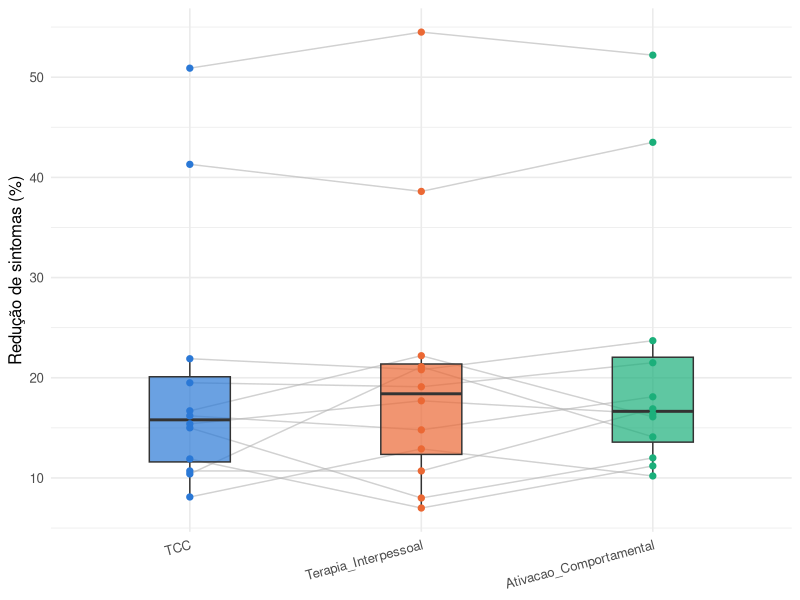
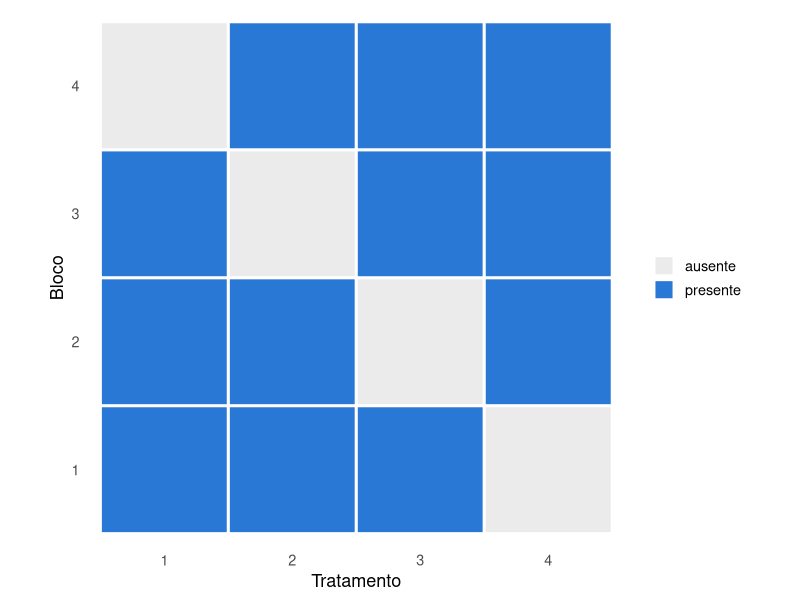

Source code (R) for these figures, in order:
## ---- chunk 1
options(html.tag.transform.rmarkdown = TRUE)
knitr::opts_chunk$set(echo = TRUE, warning = FALSE, message = FALSE, fig.retina = 2)
suppressPackageStartupMessages({
  library(tidyverse)
  library(kableExtra)
  library(broom)
})
## ---- chunk 2
set.seed(2026)
n_pac <- 12
tecnicas <- c("TCC", "Terapia_Interpessoal", "Ativacao_Comportamental")
efeito_pac <- rexp(n_pac, rate = 1 / 8)
efeito_tec <- c(TCC = 2, Terapia_Interpessoal = 0, Ativacao_Comportamental = 4)

dados_terapia <- expand_grid(paciente = 1:n_pac, tecnica = tecnicas) %>%
  mutate(
    tecnica = factor(tecnica, levels = tecnicas),
    reducao = round(5 + efeito_pac[paciente] + efeito_tec[as.character(tecnica)] +
                     rexp(n(), rate = 1 / 2), 1)
  )

mat <- dados_terapia %>%
  pivot_wider(names_from = tecnica, values_from = reducao) %>%
  select(-paciente) %>% as.matrix()

friedman.test(mat)
## ---- chunk 3
ranks <- t(apply(mat, 1, rank))
tibble(Técnica = colnames(mat), `Soma de postos` = colSums(ranks)) %>%
  kable(format = "html") %>% kable_styling(font_size = 20, full_width = FALSE)
## ---- chunk 4
pal_blocos <- c("#2a78d6", "#eb6834", "#1baf7a")
ggplot(dados_terapia, aes(x = tecnica, y = reducao)) +
  geom_line(aes(group = paciente), color = "grey70", alpha = 0.6) +
  geom_boxplot(aes(fill = tecnica), width = 0.35, alpha = 0.7, outlier.shape = NA) +
  geom_point(aes(color = tecnica), size = 1.8) +
  scale_fill_manual(values = pal_blocos, guide = "none") +
  scale_color_manual(values = pal_blocos, guide = "none") +
  labs(x = NULL, y = "Redução de sintomas (%)") +
  theme_minimal(base_size = 12) +
  theme(axis.text.x = element_text(angle = 15, hjust = 1))
## ---- chunk 5
tribble(
  ~Bloco, ~Tratamentos,
  1, "1, 2, 3",
  2, "1, 2, 4",
  3, "1, 3, 4",
  4, "2, 3, 4"
) %>%
  kable(format = "html") %>% kable_styling(font_size = 20, full_width = FALSE)
## ---- chunk 6
incidencia <- tribble(
  ~Bloco, ~Tratamento, ~presente,
  1,1,1, 1,2,1, 1,3,1, 1,4,0,
  2,1,1, 2,2,1, 2,3,0, 2,4,1,
  3,1,1, 3,2,0, 3,3,1, 3,4,1,
  4,1,0, 4,2,1, 4,3,1, 4,4,1
) %>% mutate(Bloco = factor(Bloco), Tratamento = factor(Tratamento))

ggplot(incidencia, aes(x = Tratamento, y = Bloco, fill = factor(presente))) +
  geom_tile(color = "white", linewidth = 1) +
  scale_fill_manual(values = c("0"="grey92","1"="#2a78d6"), labels=c("ausente","presente"), name=NULL) +
  coord_fixed() + theme_minimal(base_size = 13) + theme(panel.grid = element_blank())
## ---- chunk 7
# friedman.test() espera uma matriz: linhas = blocos, colunas = tratamentos
class(mat)
dim(mat)  # 12 pacientes x 3 técnicas

ft <- friedman.test(mat)
broom::tidy(ft)
## ---- chunk 8
# checagem manual da estatística, a partir das somas de postos
b <- nrow(mat); t <- ncol(mat)
R <- colSums(t(apply(mat, 1, rank)))
Fr <- (12 / (b * t * (t + 1))) * sum(R^2) - 3 * b * (t + 1)
round(Fr, 3)  # deve bater com o valor de friedman.test()
## ---- chunk 9
t <- 4; b <- 4; k <- 3; r <- 3; lambda <- 2
c(bk = b * k, tr = t * r)                    # devem ser iguais
c(lambda_t1 = lambda * (t - 1), r_k1 = r * (k - 1))  # devem ser iguais
